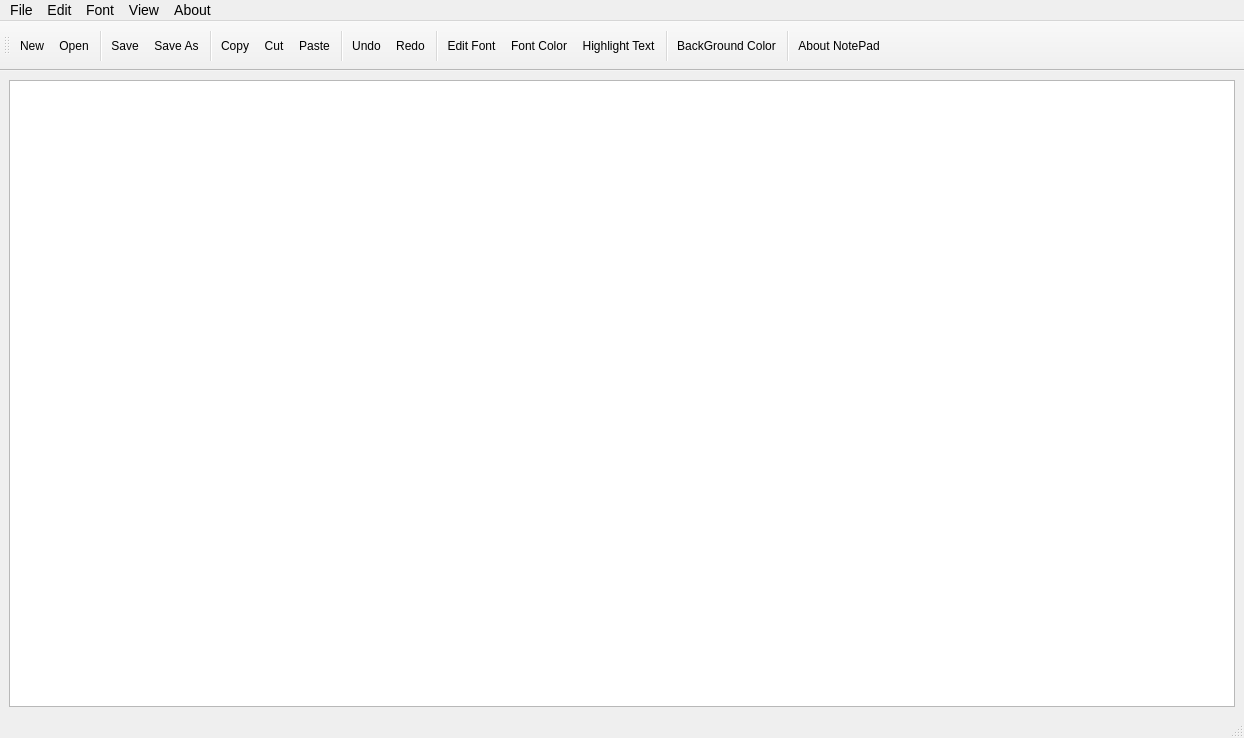
<?xml version="1.0" encoding="UTF-8"?>
<ui version="4.0">
 <class>MainWindow</class>
 <widget class="QMainWindow" name="MainWindow">
  <property name="geometry">
   <rect>
    <x>0</x>
    <y>0</y>
    <width>1244</width>
    <height>738</height>
   </rect>
  </property>
  <property name="windowTitle">
   <string>MainWindow</string>
  </property>
  <widget class="QWidget" name="centralwidget">
   <layout class="QHBoxLayout" name="horizontalLayout">
    <item>
     <widget class="QTextEdit" name="textEdit">
      <property name="styleSheet">
       <string notr="true"/>
      </property>
     </widget>
    </item>
   </layout>
  </widget>
  <widget class="QMenuBar" name="menubar">
   <property name="geometry">
    <rect>
     <x>0</x>
     <y>0</y>
     <width>1244</width>
     <height>24</height>
    </rect>
   </property>
   <property name="styleSheet">
    <string notr="true">font-size:14px;</string>
   </property>
   <widget class="QMenu" name="menuFile">
    <property name="title">
     <string>File</string>
    </property>
    <addaction name="actionNew"/>
    <addaction name="actionOpen"/>
    <addaction name="separator"/>
    <addaction name="separator"/>
    <addaction name="actionSave"/>
    <addaction name="actionSave_As"/>
   </widget>
   <widget class="QMenu" name="menuEdit">
    <property name="title">
     <string>Edit</string>
    </property>
    <addaction name="actionCopy"/>
    <addaction name="actionCut"/>
    <addaction name="actionPaste"/>
    <addaction name="separator"/>
    <addaction name="actionUndo"/>
    <addaction name="actionRedo"/>
   </widget>
   <widget class="QMenu" name="menuAbout">
    <property name="title">
     <string>About</string>
    </property>
    <addaction name="actionAbout_NotePad"/>
   </widget>
   <widget class="QMenu" name="menuFont">
    <property name="title">
     <string>Font</string>
    </property>
    <addaction name="actionEdit_Font"/>
    <addaction name="actionFont_Color"/>
    <addaction name="actionHighlight_Text"/>
   </widget>
   <widget class="QMenu" name="menuView">
    <property name="title">
     <string>View</string>
    </property>
    <addaction name="actionBackGround_Color"/>
   </widget>
   <addaction name="menuFile"/>
   <addaction name="menuEdit"/>
   <addaction name="menuFont"/>
   <addaction name="menuView"/>
   <addaction name="menuAbout"/>
  </widget>
  <widget class="QStatusBar" name="statusbar"/>
  <widget class="QToolBar" name="toolBar">
   <property name="windowTitle">
    <string>toolBar</string>
   </property>
   <property name="styleSheet">
    <string notr="true">height:35px;</string>
   </property>
   <attribute name="toolBarArea">
    <enum>TopToolBarArea</enum>
   </attribute>
   <attribute name="toolBarBreak">
    <bool>false</bool>
   </attribute>
   <addaction name="actionNew"/>
   <addaction name="actionOpen"/>
   <addaction name="separator"/>
   <addaction name="actionSave"/>
   <addaction name="actionSave_As"/>
   <addaction name="separator"/>
   <addaction name="actionCopy"/>
   <addaction name="actionCut"/>
   <addaction name="actionPaste"/>
   <addaction name="separator"/>
   <addaction name="actionUndo"/>
   <addaction name="actionRedo"/>
   <addaction name="separator"/>
   <addaction name="actionEdit_Font"/>
   <addaction name="actionFont_Color"/>
   <addaction name="actionHighlight_Text"/>
   <addaction name="separator"/>
   <addaction name="actionBackGround_Color"/>
   <addaction name="separator"/>
   <addaction name="actionAbout_NotePad"/>
  </widget>
  <action name="actionNew">
   <property name="icon">
    <iconset resource="rec.qrc">
     <normaloff>:/rescources/images/new.png</normaloff>:/rescources/images/new.png</iconset>
   </property>
   <property name="text">
    <string>New</string>
   </property>
  </action>
  <action name="actionOpen">
   <property name="icon">
    <iconset resource="rec.qrc">
     <normaloff>:/rescources/images/open.png</normaloff>:/rescources/images/open.png</iconset>
   </property>
   <property name="text">
    <string>Open</string>
   </property>
  </action>
  <action name="actionSave">
   <property name="icon">
    <iconset resource="rec.qrc">
     <normaloff>:/rescources/images/save.png</normaloff>:/rescources/images/save.png</iconset>
   </property>
   <property name="text">
    <string>Save</string>
   </property>
  </action>
  <action name="actionSave_As">
   <property name="icon">
    <iconset theme="document-save-as" resource="rec.qrc">
     <normaloff>:/rescources/images/save_as.png</normaloff>:/rescources/images/save_as.png</iconset>
   </property>
   <property name="text">
    <string>Save As</string>
   </property>
  </action>
  <action name="actionCopy">
   <property name="icon">
    <iconset resource="rec.qrc">
     <normaloff>:/rescources/images/copy.png</normaloff>:/rescources/images/copy.png</iconset>
   </property>
   <property name="text">
    <string>Copy</string>
   </property>
  </action>
  <action name="actionCut">
   <property name="icon">
    <iconset resource="rec.qrc">
     <normaloff>:/rescources/images/cut.png</normaloff>:/rescources/images/cut.png</iconset>
   </property>
   <property name="text">
    <string>Cut</string>
   </property>
  </action>
  <action name="actionPaste">
   <property name="icon">
    <iconset resource="rec.qrc">
     <normaloff>:/rescources/images/paste.png</normaloff>:/rescources/images/paste.png</iconset>
   </property>
   <property name="text">
    <string>Paste</string>
   </property>
  </action>
  <action name="actionUndo">
   <property name="icon">
    <iconset resource="rec.qrc">
     <normaloff>:/rescources/images/undo.png</normaloff>:/rescources/images/undo.png</iconset>
   </property>
   <property name="text">
    <string>Undo</string>
   </property>
  </action>
  <action name="actionRedo">
   <property name="icon">
    <iconset resource="rec.qrc">
     <normaloff>:/rescources/images/redo.png</normaloff>:/rescources/images/redo.png</iconset>
   </property>
   <property name="text">
    <string>Redo</string>
   </property>
  </action>
  <action name="actionAbout_NotePad">
   <property name="icon">
    <iconset resource="rec.qrc">
     <normaloff>:/rescources/images/about.png</normaloff>:/rescources/images/about.png</iconset>
   </property>
   <property name="text">
    <string>About NotePad</string>
   </property>
  </action>
  <action name="actionEdit_Font">
   <property name="icon">
    <iconset resource="rec.qrc">
     <normaloff>:/rescources/images/font.png</normaloff>:/rescources/images/font.png</iconset>
   </property>
   <property name="text">
    <string>Edit Font</string>
   </property>
  </action>
  <action name="actionFont_Color">
   <property name="icon">
    <iconset resource="rec.qrc">
     <normaloff>:/rescources/images/font_color.png</normaloff>:/rescources/images/font_color.png</iconset>
   </property>
   <property name="text">
    <string>Font Color</string>
   </property>
   <property name="toolTip">
    <string>Change Color of the selected text</string>
   </property>
  </action>
  <action name="actionHighlight_Text">
   <property name="icon">
    <iconset resource="rec.qrc">
     <normaloff>:/rescources/images/highlight_text.png</normaloff>:/rescources/images/highlight_text.png</iconset>
   </property>
   <property name="text">
    <string>Highlight Text</string>
   </property>
  </action>
  <action name="actionBackGround_Color">
   <property name="icon">
    <iconset resource="rec.qrc">
     <normaloff>:/rescources/images/background.png</normaloff>:/rescources/images/background.png</iconset>
   </property>
   <property name="text">
    <string>BackGround Color</string>
   </property>
  </action>
 </widget>
 <resources>
  <include location="rec.qrc"/>
 </resources>
 <connections/>
</ui>
